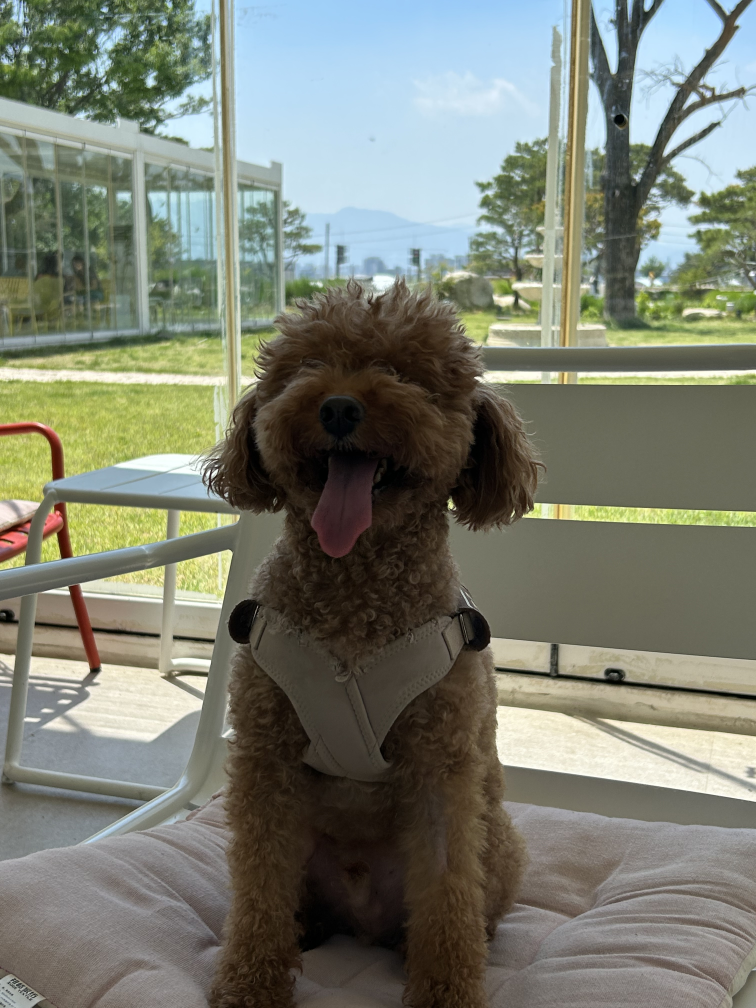
#> input picture Computer_Vision/CV02/dog.jpg, 3024 x 4032 px (shown at 1/4 size)
$ jupyter execute --allow-errors CV02Project.ipynb   (shell and % lines are left out)
#> lines starting #> are read from the running program, lines starting #| are printed output that depends on the picture
## 강아지 사진 배경 교체

**DeepLabV3 (ResNet101)** semantic segmentation 모델을 활용하여:
1. 강아지 사진의 **배경을 마테호른으로 전환**
2. 강아지 사진에 **아웃포커싱 효과** 적용

을 구현합니다. 또한 세그멘테이션 마스크의 오류를 분석하고 개선 솔루션을 제시합니다.

### Step 0: 패키지 설치
- `opencv-python`: 이미지 처리 라이브러리 (블러, 리사이즈, 색상변환등)
- `pixellib`: 세그멘테이션 관련 유틸리티 ( 과제에서 직접 사용하지 않지만 의존성으로 설치)

### Step 1: 라이브러리 임포트
- `cv2` (OpenCV): 이미지 읽기/쓰기, 블러, 리사이즈등 컴퓨터 비전 처리
- `numpy`: 다차원 배열 연산. 마스크 생성등 연산
- `torch`: PyTorch 딥러닝 프레임워크. 모델 추론
- `torchvision.transforms`: 이미지 전처리 파이프라인 (리사이즈, 텐서 변환, 정규화)
- `deeplabv3_resnet101`: ResNet101 백본 기반 DeepLabV3 세그멘테이션 모델
- `DeepLabV3_ResNet101_Weights`: 사전학습 가중치 enum (deprecated `pretrained=True` 대체)
- `matplotlib.pyplot`: 이미지 시각화

[cell 1]
import cv2
import numpy as np
import torch
import torchvision.transforms as T
from torchvision.models.segmentation import deeplabv3_resnet101, DeepLabV3_ResNet101_Weights
import matplotlib.pyplot as plt

print(cv2.__version__)

### Step 2: 이미지 로드 및 확인
- `cv2.imread()`: BGR 포맷으로 이미지 읽기
- `cv2.cvtColor(BGR2RGB)`:  RGB 포맷으로 전환
- 원본 강아지 이미지 (4032×3024)와 배경 마테호른 이미지 (1191×795)를 로드합니다

[cell 2]
cat_img_path = "dog.jpg"  # 동물 이미지 ->우리 강아지 사진으로 선택
sand_img_path = "matehorn.jpg"  # 배경은 마테호른 선택

cat_img = cv2.imread(cat_img_path)
#> cat_img is the input picture: shape (4032, 3024, 3); mean B, G, R 113, 125.8, 122.3
sand_img = cv2.imread(sand_img_path)
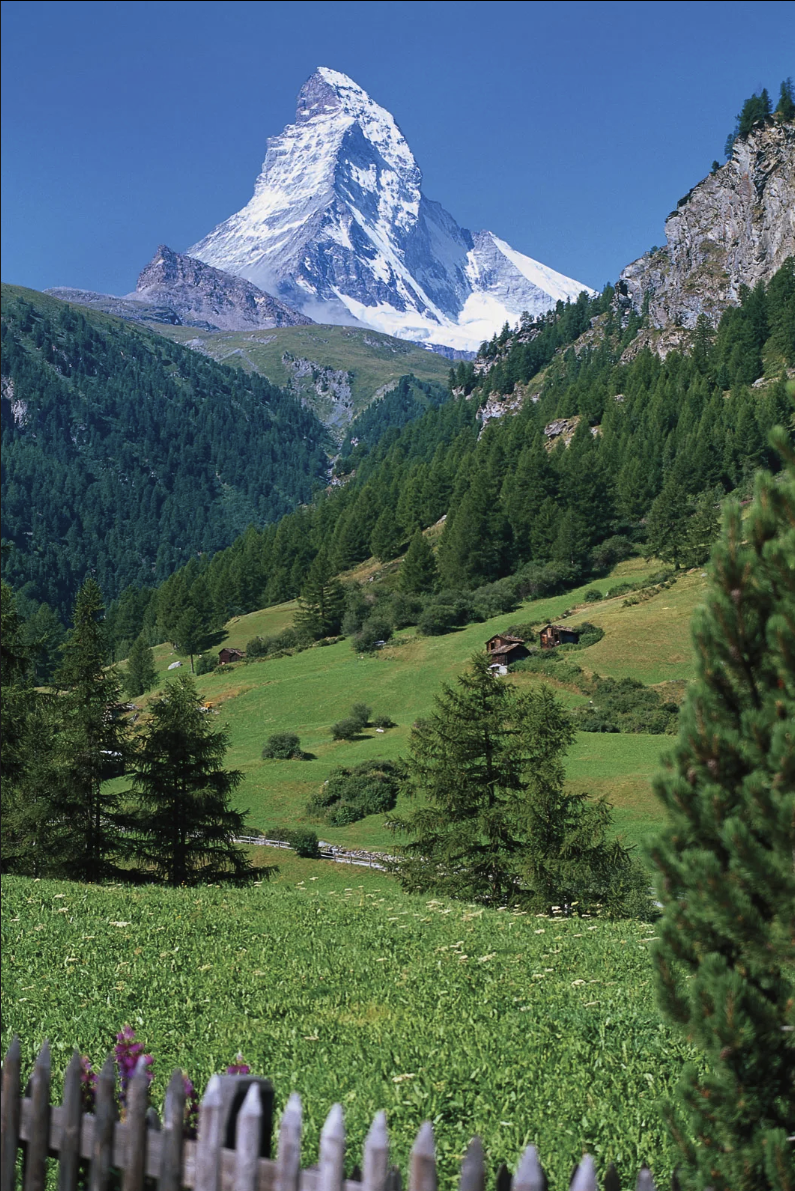
#> input picture Computer_Vision/CV02/matehorn.jpg, 795 x 1191 px
#> sand_img is the input picture: shape (1191, 795, 3); mean B, G, R 94.7, 100, 77.9

cat_img = cv2.cvtColor(cat_img, cv2.COLOR_BGR2RGB)
sand_img = cv2.cvtColor(sand_img, cv2.COLOR_BGR2RGB)

print(f"원본 강아지 이미지 크기: {cat_img.shape}")
#| 원본 강아지 이미지 크기: (4032, 3024, 3)
print(f"배경(마테호른) 이미지 크기: {sand_img.shape}")
#| 배경(마테호른) 이미지 크기: (1191, 795, 3)

plt.figure(figsize=(10, 5))
plt.subplot(1, 2, 1)
plt.imshow(cat_img)

plt.subplot(1, 2, 2)
plt.imshow(sand_img)

plt.show()
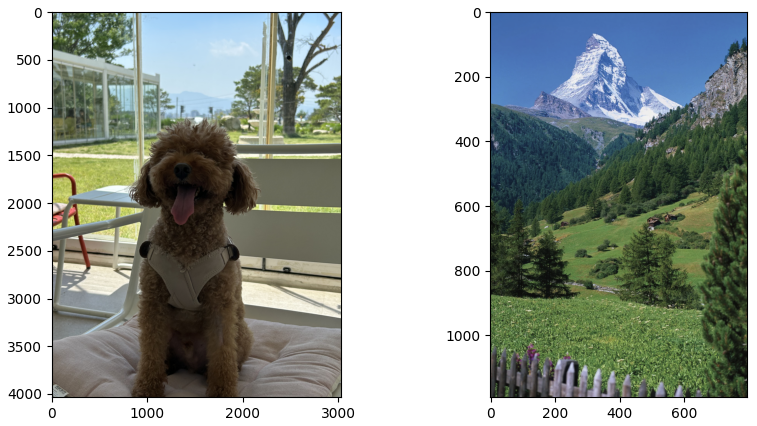
#> figure drawn by matplotlib, 2 panels

### Step 3: DeepLabV3 모델 로드 및 세그멘테이션 추론

**핵심 포인트:**
- `weights=DeepLabV3_ResNet101_Weights.DEFAULT`: 최신 사전학습 가중치 사용 (deprecated `pretrained=True` 대체)
- `T.Resize((1024, 1024))`: 원본 4032×3024너무 커서 축소 필요 그런데 520으로 하면 귀가 뭉개짐 그래서 1024로 조정
- `T.Normalize(mean, std)`: **ImageNet 정규화 **. 이 없으면 모델 예측 정확도가 크게 떨어짐
- `model.eval()`: 추론 모드로 전환 (BatchNorm, Dropout 비활성화)
- `torch.no_grad()`: 역전파 불필요
- `output.argmax(0)`: 각 픽셀에서 가장 높은 확률의 클래스 ID 선택 (모델의 출력은 각 픽셀마다 21개 클래스별 확률이 나옵니다)
                       예 class 12 (dog): 0.95 dog 이 가장 높음

#> (a cell that did not finish here is left out)

### Step 4: 마스크 리사이즈 및 클래스 확인
- 모델 출력 마스크 (1024×1024)를 원본 이미지 크기 (4032×3024)로 확대
- `INTER_NEAREST`: 클래스 ID가 정수이므로 보간 없이 최근접 이웃 방식 사용 (값 변형 방지)
- `np.unique()`: 마스크에 어떤 클래스들이 검출되었는지 확인

PASCAL VOC 클래스: 0=background, 6=bus, 7=car, 8=cat, 9=chair, 11=diningtable, **12=dog**, 15=person 등

#> (a cell that did not finish here is left out)

#> (a cell that did not finish here is left out)

### Step 5: Semantic Segmentation Mask 오류 분석 및 솔루션

### 발견된 문제점

DeepLabV3 모델로 생성한 세그멘테이션 마스크에서 다음과 같은 오류가 발견되었습니다:

1. **강아지 얼굴 일부 누락**: 마스크에서 강아지 얼굴 영역이 깨져서 배경으로 잘못 분류됨
2. **오분류**: 정규화 미적용 시 예측 클래스 ID가 `[0, 9, 11, 12]`로, 강아지(12) 외에 chair(9), dining table(11) 등 관련 없는 클래스가 검출됨
3. **거친 경계선**: 520×520 저해상도 마스크를 4032×3024로 확대하면서 경계가 톱니바퀴처럼 울퉁불퉁해짐
4. **바이너리 합성의 부자연스러움**: 0/255 이진 마스크로 합성하면 전경/배경 경계가 뚝 잘려 부자연스러움

### 솔루션 및 이유

**솔루션 1: ImageNet 정규화 적용 (가장 중요)**
- `T.Normalize(mean=[0.485, 0.456, 0.406], std=[0.229, 0.224, 0.225])` 추가
- **이유**: DeepLabV3는 ImageNet 데이터셋으로 사전학습된 모델. 학습 시 사용된 것과 동일한 정규화를 적용해야 모델이 올바른 입력 분포를 받아 정확한 예측 가능. 정규화 없이는 픽셀 값 분포가 달라져 오분류 빈도가 급격히 증가

**솔루션 2: 입력 해상도 증가 (520→1024)**
- `T.Resize((1024, 1024))` 로 변경
- **이유**: 원본 4032×3024를 520×520으로 축소하면 약 7.7배 축소. 귀, 코, 입 등 세밀한 부위의 디테일이 손실되어 정확한 경계 인식 불가. 해상도를 높이면 더 세밀한 세그멘테이션 가능

**솔루션 3: Morphological 후처리 (마스크 정제)**
- `cv2.morphologyEx(MORPH_CLOSE)` + `cv2.morphologyEx(MORPH_OPEN)` 적용
- **이유**: CLOSE 연산(팽창→침식)은 마스크 내부의 작은 구멍을 메워줌. OPEN 연산(침식→팽창)은 외부 노이즈 제거. 세그멘테이션 마스크의 완성도 향상

**솔루션 4: 알파 블렌딩으로 자연스러운 합성**
- 마스크 경계에 가우시안 블러 적용 후 알파값으로 그라데이션 합성
- **이유**: 바이너리 마스크(0 or 255)로 `np.where` 합성 시 경계가 선명하게 잘림. 경계를 부드럽게 블러 처리하고 알파 블렌딩하면 전경과 배경이 자연스럽게 어우러짐

### 아래 코드에 위 솔루션들이 모두 적용되어 있습니다.

[cell 6]
# PASCAL VOC class 12 = dog (하드코딩으로 안정적 선택)
target_class_id = 12

#> (the rest of this cell did not finish here and is left out)

### Step 6: 배경 전환 (크로마키 합성)
- 마테호른 배경 이미지를 강아지 원본 크기에 맞춰 리사이즈
- `cv2.GaussianBlur()`: 마스크 경계에 블러를 적용하여 알파값 그라데이션 생성
- **알파 블렌딩**: `result = foreground × α + background × (1-α)`
  - α=1.0 (강아지 영역): 원본 그대로
  - α=0.0 (배경 영역): 마테호른 배경 사용
  - 0<α<1 (경계 영역): 자연스러운 그라데이션

[cell 7]
# 배경을 강아지 이미지 크기에 맞춤
sand_img_resized = cv2.resize(sand_img, (cat_img.shape[1], cat_img.shape[0]))
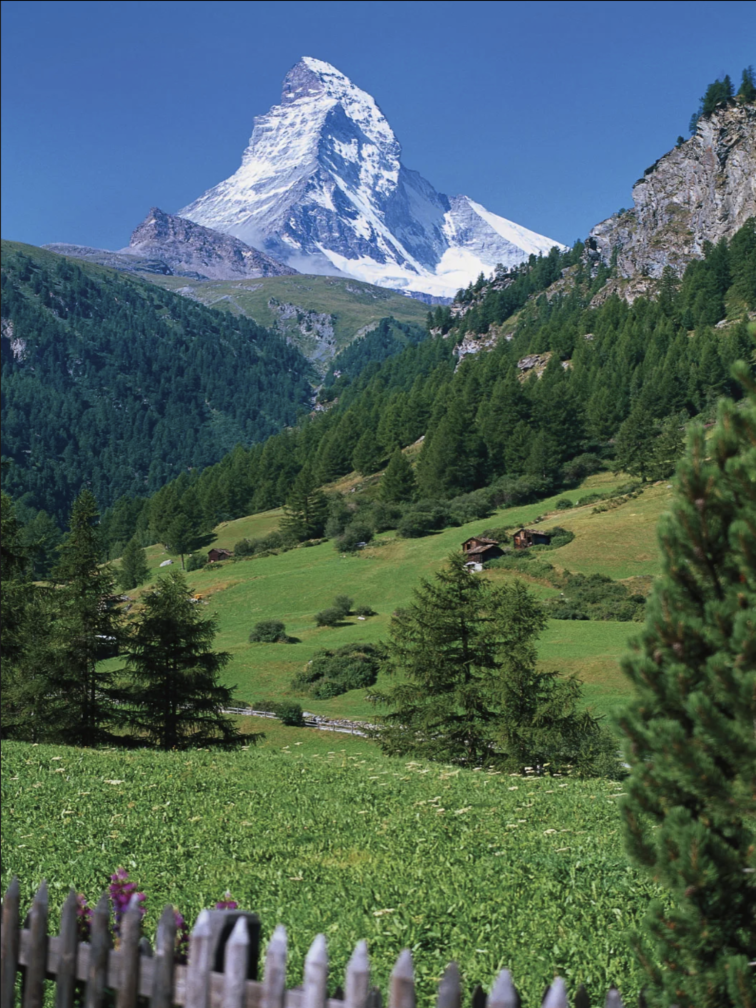
#> sand_img_resized: shape (4032, 3024, 3) (shown at 1/4 size); mean R, G, B 77.8, 99.8, 94.6

# 가우시안 블러로 마스크 경계 부드럽게 (알파 블렌딩용)
#> (the rest of this cell did not finish here and is left out)

### Step 7: 아웃포커싱 효과 (보케) - 동물 사진

배경을 다른 이미지로 교체하는 크로마키 대신, 원본 배경에 가우시안 블러를 적용하여
카메라의 아웃포커싱(보케) 효과를 구현합니다.
위에서 생성한 세그멘테이션 마스크 기반 alpha를 재활용하여 강아지는 선명하게, 배경만 블러 처리합니다.

[cell 8]
# 원본 배경에 가우시안 블러 적용 (아웃포커싱/보케 효과)
img_bg_blur = cv2.GaussianBlur(cat_img, (0, 0), sigmaX=15)
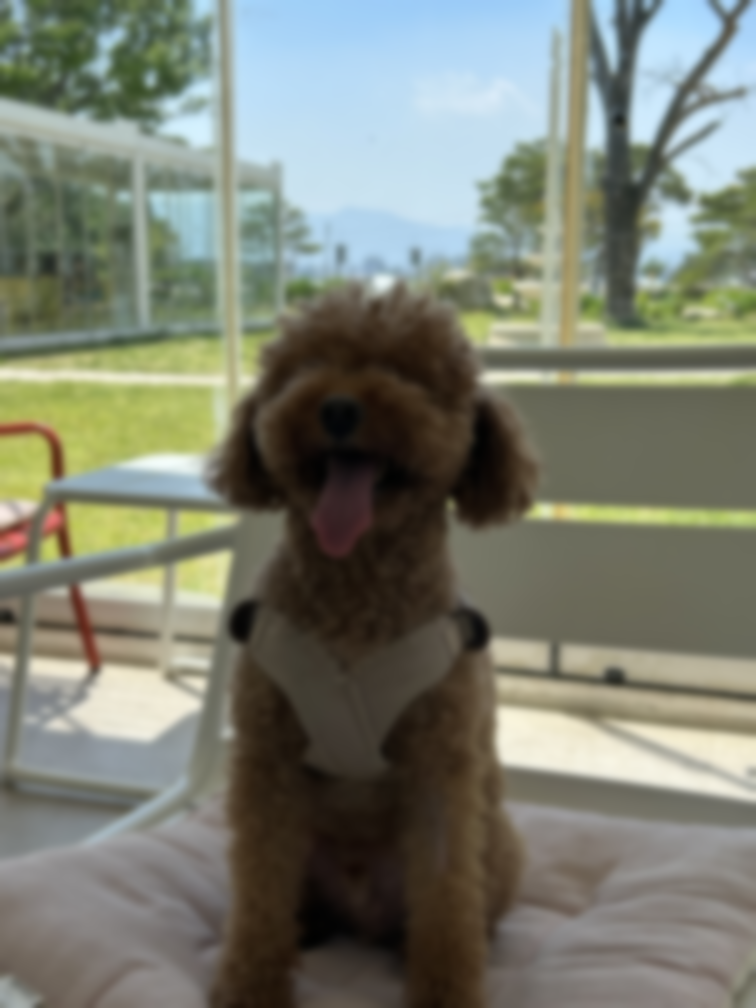
#> img_bg_blur: shape (4032, 3024, 3) (shown at 1/4 size); mean R, G, B 122.3, 125.8, 113

# 위에서 계산한 alpha 마스크 재활용 (강아지=1.0, 배경=0.0)
# 알파 블렌딩: 강아지는 선명하게, 배경은 블러 처리
#> (the rest of this cell did not finish here and is left out)
